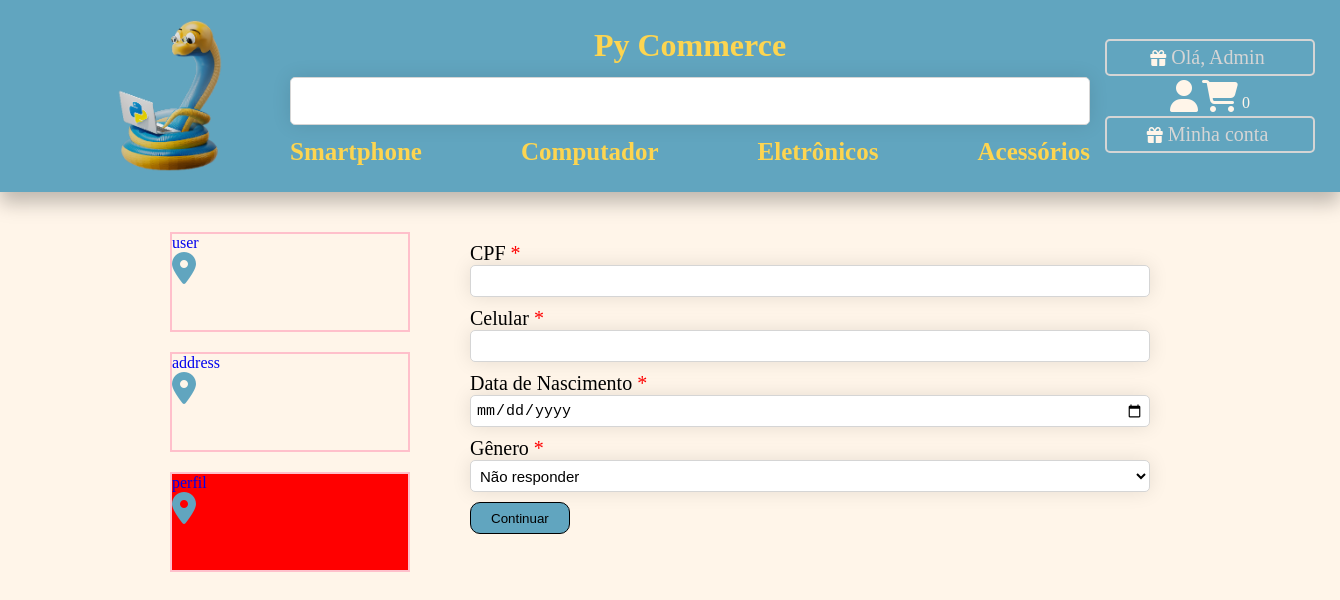
The app's page /my-perfil/perfil (signed in), older data.
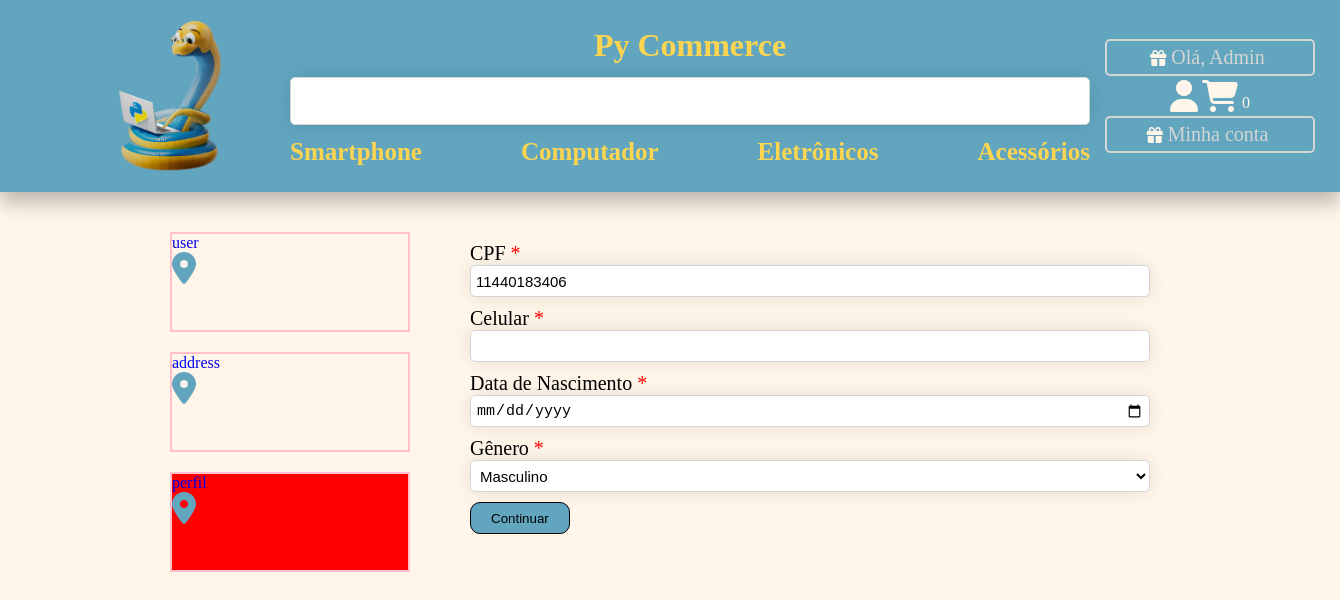
The same page, newer data.
### accounts/models.py (models this page shows, shortened)
class User(AbstractBaseUser, PermissionsMixin):
    username_validator = UnicodeUsernameValidator()
    username = models.CharField(
        'Usuário',
        max_length=150,
        unique=True,
        validators=[username_validator],
        error_messages={
            'unique': ("Esse usuário já existe, favor selecionar outro."),
        },
    )
    first_name = models.CharField('Nome', max_length=254)
    last_name = models.CharField('Sobrenome', max_length=254)
    email = models.EmailField(
        'E-mail',
        unique=True,
        error_messages={
            'unique': ("Esse e-mail já existe, favor selecionar outro."),
        }
    )
    is_staff = models.BooleanField('É membro', default=False)
    is_active = models.BooleanField('É ativo', default=True)
    password_change = models.BooleanField(default=False)
    verification_email = models.BooleanField('E-mail verificado', default=False)
    created_at = models.DateTimeField('Criado em', auto_now_add=True)
    modified_at = models.DateTimeField('Modificado em', auto_now=True)
    deleted = models.BooleanField('Deletado', default=False)
    twofa = models.BooleanField('Autenticação em duas etapas', default=False)
    EMAIL_FIELD = 'email'
    USERNAME_FIELD = 'username'
    REQUIRED_FIELDS = ['first_name', 'last_name', 'email',]
    objects = UserManager()
    class Meta:
        verbose_name = ('Usuário')
        verbose_name_plural = ('Usuários')
        ordering = ['first_name', 'last_name', ]

### perfil/models.py (models this page shows, shortened)
class Perfil(models.Model):
    GENDERCHOICE = [
        ('F', 'Feminino'),
        ('M', 'Masculino'),
        ('N', 'Não responder'),
    ]
    user = models.OneToOneField(User, on_delete=models.CASCADE, verbose_name=('Usuário'))
    cell = models.CharField('Celular', max_length=11, null=True, blank=True)
    cpf = models.CharField('CPF', max_length=11, null=True)
    birth = models.DateField('Data de Nascimento', null=True, blank=True)
    genre = models.CharField('Gênero', max_length=1, choices=GENDERCHOICE, default='N')
    notify_email = models.BooleanField('Notificação por Email', default=True)
    class Meta:
        verbose_name = ('Perfil')
        verbose_name_plural = ('Perfis')
    def get_all_relations(self):
        return ['user', 'address', 'perfil']

### perfil/views.py (the view, shortened to what this page needs)
# urls.py: path('', views.my_perfil, name='my_perfil'),
@login_required()
def my_perfil(request, fk=None):
    form = None
    if fk == 'user':
        form = UserCreateForm(instance=request.user)
    if fk == 'address':
        form = AddressForm(instance=request.user.perfil.address_set.get(selected=True))
    if fk == 'perfil':
        form = PerfilForm(instance=request.user.perfil)
    return render(request, 'perfil/my_perfil.html', {'form':form, 'relation':fk})

### perfil/forms.py (shortened to what this page needs)
class PerfilForm(forms.ModelForm):
    class Meta:
        model = Perfil
        fields = ['cpf', 'cell', 'birth', 'genre']
        widgets = {
            'birth': forms.DateInput(format = '%Y-%m-%d', attrs={'type':'date'})
        }
    def __init__(self, *args, **kwargs):
        super().__init__(*args, **kwargs)
        for field in self.fields:
            self.fields[field].widget.attrs.update({"class":"login-form-attr"})

### cart/cart.py (called while the page is built)
    def get_quantity_products(self):
        return len(self.cart)

### cart/context_processors.py (called while the page is built)
def cart(request):
    cart = Cart(request)
    return {'cart': cart}

### core/context_processors.py (called while the page is built)
def user_authenticated(request):
    if request.user.is_authenticated:
        context = {'user_authenticated': request.user.first_name}
    else:
        context = {'user_authenticated': 'bem-vindo'}
    return context

### templates/perfil/my_perfil.html (shortened to what this page needs)
{% extends 'base.html' %}
{% load static %}
{% block content %}
<div class="perfil-container">
    <div class="perfil-content">
    <div class="perfil-item-nav">
        {% for fk in request.user.perfil.get_all_relations %}
        <a href="{% url 'perfil:my_perfil_foreignkey' fk %}">
            <div {% if fk == relation %} style="background-color: red;" {% endif %} class="perfil-item-fk">
                <div>
                    {{fk}}
                </div>
                <i class="fa-sharp fa-solid fa-location-dot fa-2x"></i>
            </div>
        </a>
        {% endfor %}
    </div>
    <div class="form-register-items-formregister">
        <form method="post" action="{% url 'perfil:my_perfil_foreignkey' relation %}">
            {% for field in form %}
            <div class="form-login-items-labelinput">
                <div class="form-login-items-labelinput-label">
                    {{field.label}} {% if field.label != '' %} <span>*</span> {% endif %}
                </div>
                <div>
                    {{field}}
                </div>
            </div>
            {% endfor %}
            {% if form %}<button type="submit" value="Submit"> Continuar </button> {% endif %}
        </form>
    </div>
</div>
</div>
{% endblock %}

### templates/base.html (shortened to what this page needs)
{% load static %}
<!DOCTYPE html>
<html lang="pt-br">
<head>
    <link rel="stylesheet" href="{% static 'css/stylee.css' %}">
</head>
<body>
    <header>
        <div class="header-container">
            <div class="header-content">
                <div class="header-item-logo">
                    <a href="{% url 'core:index' %}"><img class="header-item-logo-img"
                            src="{% static 'img/python.png' %}" alt=""></a>
                </div>
                <div class="header-item-form">
                    <a href="{% url 'core:index' %}">
                        <h1>Py Commerce</h1>
                    </a>
                    <form>
                        <input type="text" id="search" name="search">
                    </form>
                    <ul class="header-item-form-categorias">
                        <a href="{% url 'products:product_list_by_category' 'smartphone' %}"><li>Smartphone</li></a>
                        <a href="{% url 'products:product_list_by_category' 'computador' %}"><li>Computador</li></a>
                        <a href="{% url 'products:product_list_by_category' 'eletronicos' %}"><li>Eletrônicos</li></a>
                        <a href="{% url 'products:product_list_by_category' 'acessorios' %}"><li>Acessórios</li></a>
                    </ul>
                </div>
                <div class="header-item-right">
                    <div class="header-item-right-meuspedidos">
                        <i class="fa-solid fa-gift"></i>
                        {% if request.user.is_authenticated %}
                            <a href="#meuspedidos"><span>Olá, {{user_authenticated|capfirst}} </span></a>
                        {% else %}
                            <a href="{% url 'accounts:login_user' %}"><span>{{user_authenticated|capfirst}}</span></a>
                        {% endif %}
                    </div>
                    <div>
                        <a href="#profile"><i class="fa-2x fa-sharp fa-solid fa-user"></i></a>
                        <a href="{% url 'cart:cart_detail' %}"><i class="fa-2x fa-sharp fa-solid fa-cart-shopping"></i></a>
                        <span class="fa-layers-counter">{{cart.get_quantity_products}}</span>
                    </div>
                    <div class="header-item-right-minhaconta">
                        <i class="fa-solid fa-gift"></i>
                        <a href="{% url 'perfil:my_perfil' %}"> <span>Minha conta</span></a>
                    </div>
                </div>
            </div>
        </div>
    </header>
    {% block content %}{% endblock %}
</body>
</html>

### static/css/stylee.css (style rules this page uses)
* { margin: 0px; padding: 0px; box-sizing: border-box; }
:root { --main-color: #61a5bf; --second-color: #fdd550; --third-color: #d5d5d5; --background-color: rgb(255, 245, 233); --green-color: #00ff2a; }
body, html { background-color:rgb(255, 245, 233); display: flex; flex-direction: column; justify-content: space-between; }
select { background-color: white; }
h1 { text-align: center; color: var(--second-color); }
a { text-decoration: none; }
i { color: var(--background-color); font-weight: 900; font-family: "Font Awesome 6 Free"; }
li { list-style-type: none; }
header { background-color: var(--main-color); }
.header-container { height: 12rem; box-shadow: 0px 11px 18px rgb(0 0 0 / 25%); padding: 20px 50px; }
.header-content { display: flex; justify-content: space-between; align-items:center; height: 100%; }
.header-item-logo { height: 100%; }
.header-item-logo-img { height: 100%; margin: 0 auto; }
.header-item-logo a { height: 100%; display: flex; align-items: center; min-width: 15rem; color: var(--background-color); }
.header-item-form { display: flex; flex-direction: column; justify-content: space-around; height: 100%; }
.header-item-form input { width: 50rem; height: 3rem; border: 1px solid var(--third-color); box-shadow: 0 0 19px rgb(0 0 0 / 10%); border-radius: 5px; font-size: 15px; padding: 5px; outline: none; }
.header-item-right { height: 100%; width: 200px; min-width: 15rem; display: flex; flex-direction: column; justify-content: space-evenly; align-items: center; color: var(--background-color); padding: 15px; margin-right: 40px; }
.header-item-right-minhaconta { width: 100%; border: 2px solid var(--third-color); padding: 5px; border-radius: 5px; display: flex; align-items: center; justify-content: center; }
.header-item-right-minhaconta span { color: var(--third-color); font-size: 20px; padding: 5px; align-content: center; }
.header-item-right-meuspedidos { width: 100%; border: 2px solid var(--third-color); padding: 5px; border-radius: 5px; display: flex; align-items: center; justify-content: center; }
.header-item-right-meuspedidos span { color: var(--third-color); font-size: 20px; padding: 5px; }
.header-item-form-categorias { display: flex; justify-content: space-between; color: var(--second-color); font-size: 25px; font-weight: bold; }
.header-item-form-categorias a { color: var(--second-color); }
.form-login-items-labelinput { margin: 10px 0; }
.form-login-items-labelinput-label { font-size: 20px; font-style: bold; font-weight: 500; }
.form-login-items-labelinput-label span { color: red; }
.login-form-attr { width: 100%; height: 2rem; border: 1px solid var(--third-color); box-shadow: 0 0 19px rgb(0 0 0 / 10%); border-radius: 5px; font-size: 15px; padding: 5px; outline: none; }
.form-register-items-formregister { display: flex; width: 720px; height: 100%; align-items: center; padding: 20px; }
.form-register-items-formregister form { width: 100% }
.form-register-items-formregister button { cursor: pointer; height: 2rem; background-color: var(--main-color); border: 1px solid black; cursor: pointer; border-radius: 10px; padding: 0px 20px; }
.perfil-container { margin: 20px 150px; }
.perfil-content { display: flex; justify-content: space-around; }
.perfil-item-nav { width: 15rem; height: 100px; }
.perfil-item-fk { border: 2px solid pink; height: 100px; margin: 20px 0; background-color: var(--background-color); }
.perfil-item-fk i { color: var(--main-color); }

Row changes from the older to the newer data that the page shows:
removed Perfil: form "Não responder"
added Perfil: form "11440183406" "Masculino"
